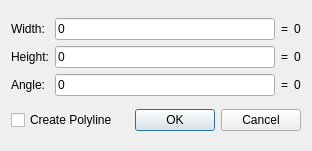
<?xml version="1.0" encoding="UTF-8"?>
<ui version="4.0">
 <class>ShapeRectangleSize</class>
 <widget class="QDialog" name="ShapeRectangleSize">
  <property name="geometry">
   <rect>
    <x>0</x>
    <y>0</y>
    <width>312</width>
    <height>151</height>
   </rect>
  </property>
  <layout class="QVBoxLayout" name="verticalLayout">
   <item>
    <layout class="QGridLayout" name="gridLayout" columnstretch="0,2,0,0">
     <item row="0" column="0">
      <widget class="QLabel" name="WidthLabel">
       <property name="text">
        <string>Width:</string>
       </property>
       <property name="buddy">
        <cstring>Width</cstring>
       </property>
      </widget>
     </item>
     <item row="2" column="1">
      <widget class="RMathLineEdit" name="Angle">
       <property name="text">
        <string notr="true">0</string>
       </property>
       <property name="angle" stdset="0">
        <bool>true</bool>
       </property>
      </widget>
     </item>
     <item row="2" column="0">
      <widget class="QLabel" name="AngleLabel">
       <property name="text">
        <string>Angle:</string>
       </property>
       <property name="buddy">
        <cstring>Angle</cstring>
       </property>
      </widget>
     </item>
     <item row="1" column="0">
      <widget class="QLabel" name="HeightLabel">
       <property name="text">
        <string>Height:</string>
       </property>
       <property name="buddy">
        <cstring>Height</cstring>
       </property>
      </widget>
     </item>
     <item row="0" column="1">
      <widget class="RMathLineEdit" name="Width">
       <property name="text">
        <string notr="true">0</string>
       </property>
       <property name="DefaultFocus" stdset="0">
        <bool>true</bool>
       </property>
      </widget>
     </item>
     <item row="1" column="1">
      <widget class="RMathLineEdit" name="Height">
       <property name="text">
        <string notr="true">0</string>
       </property>
      </widget>
     </item>
     <item row="0" column="2">
      <widget class="QLabel" name="WidthEqual">
       <property name="text">
        <string notr="true">=</string>
       </property>
      </widget>
     </item>
     <item row="0" column="3">
      <widget class="QLabel" name="WidthResult">
       <property name="sizePolicy">
        <sizepolicy hsizetype="MinimumExpanding" vsizetype="Preferred">
         <horstretch>0</horstretch>
         <verstretch>0</verstretch>
        </sizepolicy>
       </property>
       <property name="text">
        <string notr="true">0</string>
       </property>
      </widget>
     </item>
     <item row="1" column="2">
      <widget class="QLabel" name="HeightEqual">
       <property name="text">
        <string notr="true">=</string>
       </property>
      </widget>
     </item>
     <item row="1" column="3">
      <widget class="QLabel" name="HeightResult">
       <property name="sizePolicy">
        <sizepolicy hsizetype="MinimumExpanding" vsizetype="Preferred">
         <horstretch>0</horstretch>
         <verstretch>0</verstretch>
        </sizepolicy>
       </property>
       <property name="text">
        <string notr="true">0</string>
       </property>
      </widget>
     </item>
     <item row="2" column="2">
      <widget class="QLabel" name="AngleEqual">
       <property name="text">
        <string notr="true">=</string>
       </property>
      </widget>
     </item>
     <item row="2" column="3">
      <widget class="QLabel" name="AngleResult">
       <property name="sizePolicy">
        <sizepolicy hsizetype="MinimumExpanding" vsizetype="Preferred">
         <horstretch>0</horstretch>
         <verstretch>0</verstretch>
        </sizepolicy>
       </property>
       <property name="text">
        <string notr="true">0</string>
       </property>
      </widget>
     </item>
    </layout>
   </item>
   <item>
    <layout class="QHBoxLayout" name="horizontalLayout">
     <item>
      <widget class="QCheckBox" name="CreatePolyline">
       <property name="text">
        <string>Create Polyline</string>
       </property>
      </widget>
     </item>
     <item>
      <widget class="QDialogButtonBox" name="ButtonBox">
       <property name="orientation">
        <enum>Qt::Horizontal</enum>
       </property>
       <property name="standardButtons">
        <set>QDialogButtonBox::Cancel|QDialogButtonBox::Ok</set>
       </property>
      </widget>
     </item>
    </layout>
   </item>
  </layout>
 </widget>
 <customwidgets>
  <customwidget>
   <class>RMathLineEdit</class>
   <extends>QLineEdit</extends>
   <header>RMathLineEdit.h</header>
  </customwidget>
 </customwidgets>
 <tabstops>
  <tabstop>Width</tabstop>
  <tabstop>Height</tabstop>
  <tabstop>Angle</tabstop>
  <tabstop>CreatePolyline</tabstop>
 </tabstops>
 <resources/>
 <connections>
  <connection>
   <sender>ButtonBox</sender>
   <signal>accepted()</signal>
   <receiver>ShapeRectangleSize</receiver>
   <slot>accept()</slot>
   <hints>
    <hint type="sourcelabel">
     <x>299</x>
     <y>138</y>
    </hint>
    <hint type="destinationlabel">
     <x>157</x>
     <y>274</y>
    </hint>
   </hints>
  </connection>
  <connection>
   <sender>ButtonBox</sender>
   <signal>rejected()</signal>
   <receiver>ShapeRectangleSize</receiver>
   <slot>reject()</slot>
   <hints>
    <hint type="sourcelabel">
     <x>299</x>
     <y>138</y>
    </hint>
    <hint type="destinationlabel">
     <x>286</x>
     <y>274</y>
    </hint>
   </hints>
  </connection>
 </connections>
</ui>
